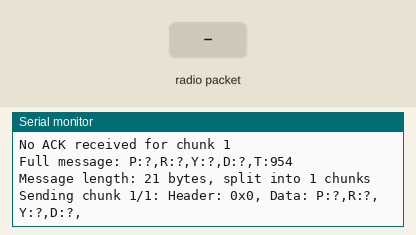
A sketch run on a simulated Arduino Uno, built with avr-gcc and run on an emulated ATmega328P. Shown: the last lines printed to the serial monitor. The inputs (shaded band) are chosen by the test bench. Random numbers use the default seed unless the sketch sets one; no radio packets arrive unless stated.

Above: at 1.3 s.
1.4 s: radio packet "1" arrives
At 1.55 s:
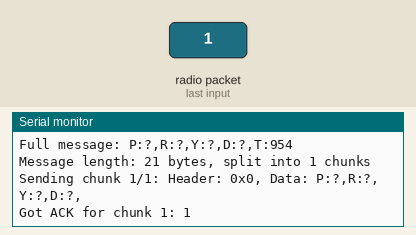
2.9 s: radio packet "0" arrives
At 3.03 s:
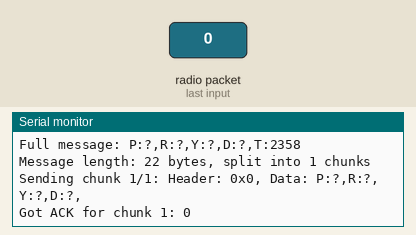
4.4 s: radio packet "2" arrives
At 4.54 s:
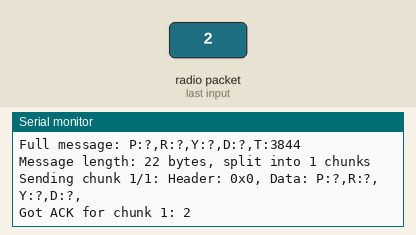
Timing chart, 0 to 7.4 s (numbered marks = the images above; inputs shaded):
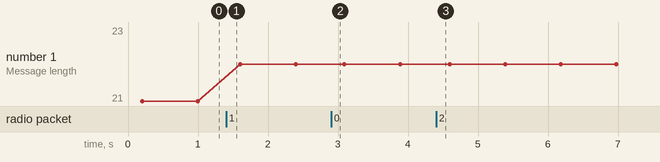

Measured:
- after the input at 1.4 s, the serial monitor: prints a new line at once (image 1)
- after the input at 2.9 s, the serial monitor: prints a new line at once (image 2)
- after the input at 4.4 s, the serial monitor: prints a new line at once (image 3)

The sketch:

ChunkedTransmitter.ino
```cpp
#include <SPI.h>
#include <RH_RF95.h>

#define RFM95_CS 10
#define RFM95_RST 9
#define RFM95_INT 2

#define RF95_FREQ 868.0

// Singleton instance of the radio driver
RH_RF95 rf95(RFM95_CS, RFM95_INT);

// Constants for the simulation
#define UPDATE_INTERVAL 100  // ms between sensor readings
#define MAX_PACKET_SIZE 32    // Maximum size of each packet
#define MAX_MESSAGE_SIZE 128  // Maximum size of the entire message before chunking

// Structure to hold our sensor data
struct SensorData {
  float pitch;
  float roll;
  float yaw;
  float radarDistance;
  unsigned long timestamp;
};

void setup() {
  pinMode(RFM95_RST, OUTPUT);
  digitalWrite(RFM95_RST, HIGH);

  while (!Serial);
  Serial.begin(9600);
  delay(100);

  // manual reset
  digitalWrite(RFM95_RST, LOW);
  delay(10);
  digitalWrite(RFM95_RST, HIGH);
  delay(10);

  while (!rf95.init()) {
    Serial.println("LoRa radio init failed");
    while (1);
  }
  Serial.println("LoRa radio init OK!");

  // Set frequency
  if (!rf95.setFrequency(RF95_FREQ)) {
    Serial.println("setFrequency failed");
    while (1);
  }
  Serial.print("Set Freq to: "); Serial.println(RF95_FREQ);

  // Set transmitter power
  rf95.setTxPower(23, false);

  // Initialize random seed for simulation
  randomSeed(analogRead(0));
}

// Simulates IMU data randomly
void getIMUData(SensorData *data) {
  static float basePitch = 0.0;
  static float baseRoll = 0.0;
  static float baseYaw = 0.0;

  basePitch += random(-5, 6) / 10.0;
  baseRoll += random(-5, 6) / 10.0;
  baseYaw += random(-10, 11) / 10.0;

  if (basePitch > 45.0) basePitch = 45.0;
  if (basePitch < -45.0) basePitch = -45.0;
  if (baseRoll > 45.0) baseRoll = 45.0;
  if (baseRoll < -45.0) baseRoll = -45.0;
  // Yaw can be 0-360
  if (baseYaw >= 360.0) baseYaw -= 360.0;
  if (baseYaw < 0.0) baseYaw += 360.0;

  data->pitch = basePitch;
  data->roll = baseRoll;
  data->yaw = baseYaw;
}

// Simulates radar distance reading
void getRadarData(SensorData *data) {
  // Simulate distance based on facing direction (yaw)
  float baseDistance = 100.0 + 50.0 * sin(data->yaw * PI / 180.0);
  float randomVariation = random(-10, 11);

  data->radarDistance = baseDistance + randomVariation;
}

// Send data in chunks
void sendChunkedData(SensorData data) {
  char fullMessage[MAX_MESSAGE_SIZE];

  // Format the full message
  sprintf(fullMessage, "P:%.2f,R:%.2f,Y:%.2f,D:%.2f,T:%lu",
          data.pitch, data.roll, data.yaw,
          data.radarDistance, data.timestamp);

  int messageLength = strlen(fullMessage);
  int numChunks = (messageLength + MAX_PACKET_SIZE - 1) / MAX_PACKET_SIZE;

  Serial.print("Full message: ");
  Serial.println(fullMessage);
  Serial.print("Message length: ");
  Serial.print(messageLength);
  Serial.print(" bytes, split into ");
  Serial.print(numChunks);
  Serial.println(" chunks");

  // Break message into chunks and send each one
  for (int i = 0; i < numChunks; i++) {
    char chunkBuffer[MAX_PACKET_SIZE + 2]; // +2 for header bytes

    // First byte: Chunk ID (0-F hex)
    // Format: 0x<chunk_id><sequence_number>
    // Using half-byte (4 bits) for chunk ID, and half-byte (4 bits) for sequence number
    uint8_t chunkHeader = (i & 0x0F) << 4 | (i & 0x0F);

    // Copy this chunk's portion of the message
    int chunkSize = min(MAX_PACKET_SIZE - 2, messageLength - i * (MAX_PACKET_SIZE - 2));

    // Add the header bytes to the chunk
    chunkBuffer[0] = chunkHeader;
    chunkBuffer[1] = numChunks; // Total number of chunks for continuity check

    // Copy the data for this chunk
    strncpy(chunkBuffer + 2, fullMessage + i * (MAX_PACKET_SIZE - 2), chunkSize);

    // Send the chunk
    Serial.print("Sending chunk ");
    Serial.print(i + 1);
    Serial.print("/");
    Serial.print(numChunks);
    Serial.print(": ");

    // Print the chunk header in hex
    Serial.print("Header: 0x");
    Serial.print(chunkHeader, HEX);
    Serial.print(", Data: ");

    // Print truncated chunk data for debugging
    char tempBuf[17]; // 16 chars + null terminator
    strncpy(tempBuf, chunkBuffer + 2, min(16, chunkSize));
    tempBuf[min(16, chunkSize)] = '\0';
    Serial.println(tempBuf);

    // Send the chunk
    rf95.send((uint8_t *)chunkBuffer, chunkSize + 2); // +2 for header bytes
    rf95.waitPacketSent();

    // Wait for acknowledgment
    uint8_t buf[RH_RF95_MAX_MESSAGE_LEN];
    uint8_t len = sizeof(buf);

    if (rf95.waitAvailableTimeout(500)) {
      if (rf95.recv(buf, &len)) {
        Serial.print("Got ACK for chunk ");
        Serial.print(i + 1);
        Serial.print(": ");
        Serial.println((char*)buf);
      } else {
        Serial.print("Failed to get ACK for chunk ");
        Serial.println(i + 1);
      }
    } else {
      Serial.print("No ACK received for chunk ");
      Serial.println(i + 1);
    }

    // Small delay between chunks
    delay(50);
  }
}

void loop() {
  SensorData currentData;

  // Get the current time
  currentData.timestamp = millis();

  // Get simulated sensor readings
  getIMUData(&currentData);
  getRadarData(&currentData);

  // Send the data in chunks
  sendChunkedData(currentData);

  // Wait before the next reading
  delay(UPDATE_INTERVAL);
}
```
